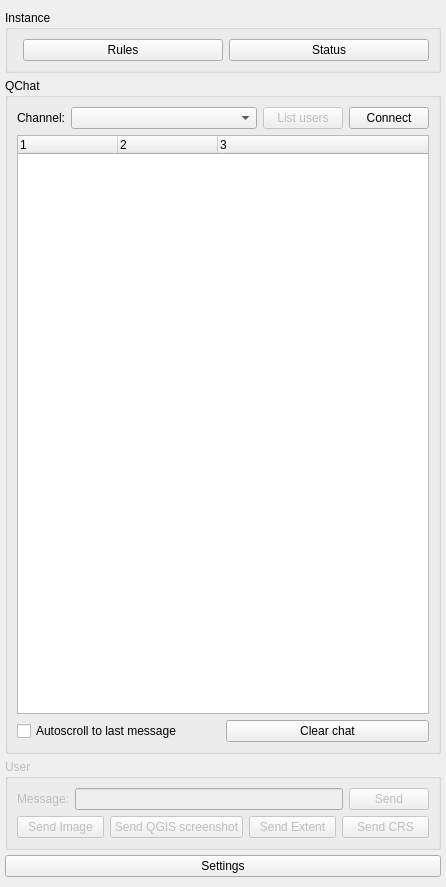
<?xml version="1.0" encoding="UTF-8"?>
<ui version="4.0">
 <class>QChatWidget</class>
 <widget class="QDockWidget" name="QChatWidget">
  <property name="geometry">
   <rect>
    <x>0</x>
    <y>0</y>
    <width>446</width>
    <height>887</height>
   </rect>
  </property>
  <property name="sizePolicy">
   <sizepolicy hsizetype="Preferred" vsizetype="Preferred">
    <horstretch>0</horstretch>
    <verstretch>0</verstretch>
   </sizepolicy>
  </property>
  <property name="cursor">
   <cursorShape>ArrowCursor</cursorShape>
  </property>
  <property name="locale">
   <locale language="English" country="UnitedStates"/>
  </property>
  <property name="windowTitle">
   <string notr="true">QChat</string>
  </property>
  <widget class="QWidget" name="dockWidgetContents">
   <property name="sizePolicy">
    <sizepolicy hsizetype="Preferred" vsizetype="Preferred">
     <horstretch>0</horstretch>
     <verstretch>0</verstretch>
    </sizepolicy>
   </property>
   <layout class="QVBoxLayout" name="verticalLayout">
    <property name="spacing">
     <number>5</number>
    </property>
    <property name="leftMargin">
     <number>5</number>
    </property>
    <property name="topMargin">
     <number>10</number>
    </property>
    <property name="rightMargin">
     <number>5</number>
    </property>
    <property name="bottomMargin">
     <number>10</number>
    </property>
    <item>
     <widget class="QgsCollapsibleGroupBox" name="grb_instance">
      <property name="sizePolicy">
       <sizepolicy hsizetype="Preferred" vsizetype="Fixed">
        <horstretch>0</horstretch>
        <verstretch>0</verstretch>
       </sizepolicy>
      </property>
      <property name="title">
       <string>Instance</string>
      </property>
      <layout class="QFormLayout" name="formLayout_3">
       <item row="0" column="1">
        <layout class="QHBoxLayout" name="hly_instance">
         <item>
          <widget class="QPushButton" name="btn_rules">
           <property name="cursor">
            <cursorShape>PointingHandCursor</cursorShape>
           </property>
           <property name="text">
            <string>Rules</string>
           </property>
          </widget>
         </item>
         <item>
          <widget class="QPushButton" name="btn_status">
           <property name="cursor">
            <cursorShape>PointingHandCursor</cursorShape>
           </property>
           <property name="toolTip">
            <string>Check instance status</string>
           </property>
           <property name="text">
            <string>Status</string>
           </property>
          </widget>
         </item>
        </layout>
       </item>
      </layout>
     </widget>
    </item>
    <item>
     <widget class="QgsCollapsibleGroupBox" name="grb_qchat">
      <property name="enabled">
       <bool>true</bool>
      </property>
      <property name="sizePolicy">
       <sizepolicy hsizetype="Preferred" vsizetype="Expanding">
        <horstretch>0</horstretch>
        <verstretch>0</verstretch>
       </sizepolicy>
      </property>
      <property name="sizeIncrement">
       <size>
        <width>0</width>
        <height>1</height>
       </size>
      </property>
      <property name="baseSize">
       <size>
        <width>0</width>
        <height>1</height>
       </size>
      </property>
      <property name="title">
       <string notr="true">QChat</string>
      </property>
      <property name="collapsed">
       <bool>false</bool>
      </property>
      <layout class="QVBoxLayout" name="verticalLayout_3">
       <item>
        <layout class="QHBoxLayout" name="hly_channel">
         <item>
          <widget class="QLabel" name="lbl_channel">
           <property name="sizePolicy">
            <sizepolicy hsizetype="Minimum" vsizetype="Preferred">
             <horstretch>0</horstretch>
             <verstretch>0</verstretch>
            </sizepolicy>
           </property>
           <property name="text">
            <string>Channel:</string>
           </property>
          </widget>
         </item>
         <item>
          <widget class="QComboBox" name="cbb_channel">
           <property name="sizePolicy">
            <sizepolicy hsizetype="Expanding" vsizetype="Fixed">
             <horstretch>0</horstretch>
             <verstretch>0</verstretch>
            </sizepolicy>
           </property>
           <property name="currentText">
            <string notr="true"/>
           </property>
          </widget>
         </item>
         <item>
          <widget class="QPushButton" name="btn_list_users">
           <property name="enabled">
            <bool>false</bool>
           </property>
           <property name="sizePolicy">
            <sizepolicy hsizetype="Fixed" vsizetype="Fixed">
             <horstretch>0</horstretch>
             <verstretch>0</verstretch>
            </sizepolicy>
           </property>
           <property name="cursor">
            <cursorShape>PointingHandCursor</cursorShape>
           </property>
           <property name="text">
            <string>List users</string>
           </property>
          </widget>
         </item>
         <item>
          <widget class="QPushButton" name="btn_connect">
           <property name="sizePolicy">
            <sizepolicy hsizetype="Fixed" vsizetype="Fixed">
             <horstretch>0</horstretch>
             <verstretch>0</verstretch>
            </sizepolicy>
           </property>
           <property name="cursor">
            <cursorShape>PointingHandCursor</cursorShape>
           </property>
           <property name="text">
            <string>Connect</string>
           </property>
          </widget>
         </item>
        </layout>
       </item>
       <item>
        <widget class="QTreeWidget" name="twg_chat">
         <property name="uniformRowHeights">
          <bool>true</bool>
         </property>
         <property name="itemsExpandable">
          <bool>false</bool>
         </property>
         <property name="animated">
          <bool>true</bool>
         </property>
         <property name="columnCount">
          <number>3</number>
         </property>
         <attribute name="headerCascadingSectionResizes">
          <bool>true</bool>
         </attribute>
         <attribute name="headerMinimumSectionSize">
          <number>64</number>
         </attribute>
         <column>
          <property name="text">
           <string notr="true">1</string>
          </property>
         </column>
         <column>
          <property name="text">
           <string notr="true">2</string>
          </property>
         </column>
         <column>
          <property name="text">
           <string notr="true">3</string>
          </property>
         </column>
        </widget>
       </item>
       <item>
        <layout class="QHBoxLayout" name="hly_qchat_buttons">
         <item>
          <widget class="QCheckBox" name="ckb_autoscroll">
           <property name="text">
            <string>Autoscroll to last message</string>
           </property>
          </widget>
         </item>
         <item>
          <widget class="QPushButton" name="btn_clear_chat">
           <property name="cursor">
            <cursorShape>PointingHandCursor</cursorShape>
           </property>
           <property name="text">
            <string>Clear chat</string>
           </property>
          </widget>
         </item>
        </layout>
       </item>
      </layout>
     </widget>
    </item>
    <item>
     <widget class="QgsCollapsibleGroupBox" name="grb_user">
      <property name="enabled">
       <bool>false</bool>
      </property>
      <property name="sizePolicy">
       <sizepolicy hsizetype="Preferred" vsizetype="Minimum">
        <horstretch>0</horstretch>
        <verstretch>0</verstretch>
       </sizepolicy>
      </property>
      <property name="sizeIncrement">
       <size>
        <width>0</width>
        <height>3</height>
       </size>
      </property>
      <property name="baseSize">
       <size>
        <width>0</width>
        <height>5</height>
       </size>
      </property>
      <property name="title">
       <string>User</string>
      </property>
      <layout class="QVBoxLayout" name="verticalLayout_2">
       <item>
        <layout class="QHBoxLayout" name="hly_text_message">
         <item>
          <widget class="QLabel" name="lbl_message">
           <property name="text">
            <string>Message:</string>
           </property>
          </widget>
         </item>
         <item>
          <widget class="QgsFilterLineEdit" name="lne_message">
           <property name="qgisRelation" stdset="0">
            <string notr="true"/>
           </property>
          </widget>
         </item>
         <item>
          <widget class="QPushButton" name="btn_send">
           <property name="cursor">
            <cursorShape>PointingHandCursor</cursorShape>
           </property>
           <property name="text">
            <string>Send</string>
           </property>
          </widget>
         </item>
        </layout>
       </item>
       <item>
        <layout class="QHBoxLayout" name="hly_send_actions">
         <item>
          <widget class="QPushButton" name="btn_send_image">
           <property name="cursor">
            <cursorShape>PointingHandCursor</cursorShape>
           </property>
           <property name="text">
            <string>Send Image</string>
           </property>
          </widget>
         </item>
         <item>
          <widget class="QPushButton" name="btn_send_screenshot">
           <property name="cursor">
            <cursorShape>PointingHandCursor</cursorShape>
           </property>
           <property name="text">
            <string>Send QGIS screenshot</string>
           </property>
          </widget>
         </item>
         <item>
          <widget class="QPushButton" name="btn_send_extent">
           <property name="cursor">
            <cursorShape>PointingHandCursor</cursorShape>
           </property>
           <property name="text">
            <string>Send Extent</string>
           </property>
          </widget>
         </item>
         <item>
          <widget class="QPushButton" name="btn_send_crs">
           <property name="cursor">
            <cursorShape>PointingHandCursor</cursorShape>
           </property>
           <property name="text">
            <string>Send CRS</string>
           </property>
          </widget>
         </item>
        </layout>
       </item>
      </layout>
     </widget>
    </item>
    <item>
     <widget class="QPushButton" name="btn_settings">
      <property name="cursor">
       <cursorShape>PointingHandCursor</cursorShape>
      </property>
      <property name="text">
       <string>Settings</string>
      </property>
     </widget>
    </item>
   </layout>
  </widget>
 </widget>
 <customwidgets>
  <customwidget>
   <class>QgsCollapsibleGroupBox</class>
   <extends>QGroupBox</extends>
   <header>qgscollapsiblegroupbox.h</header>
   <container>1</container>
  </customwidget>
  <customwidget>
   <class>QgsFilterLineEdit</class>
   <extends>QLineEdit</extends>
   <header>qgsfilterlineedit.h</header>
  </customwidget>
 </customwidgets>
 <tabstops>
  <tabstop>grb_instance</tabstop>
  <tabstop>grb_qchat</tabstop>
  <tabstop>grb_user</tabstop>
 </tabstops>
 <resources/>
 <connections/>
</ui>
